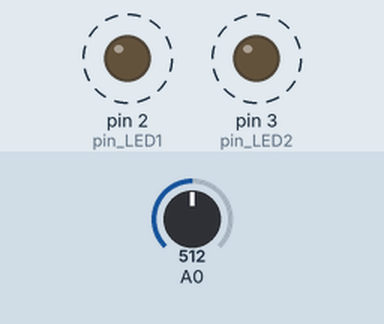
Bench run of a sketch on a simulated Arduino Uno, built with avr-gcc and run on an emulated ATmega328P. On the bench: output pins drawn as LEDs (lit = HIGH). Dashed ring = blinking. The test bench sets the inputs (shaded band); at power-on: A0 = 512.

Above: at 4.2 s.
4.3 s: A0 set to 306
At 7.0 s:
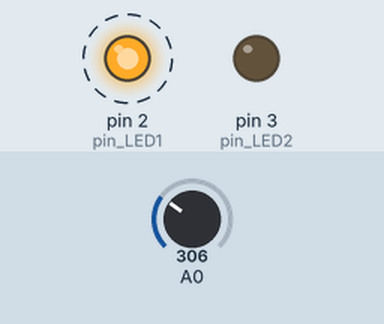
7.3 s: A0 set to 122
At 8.3 s:
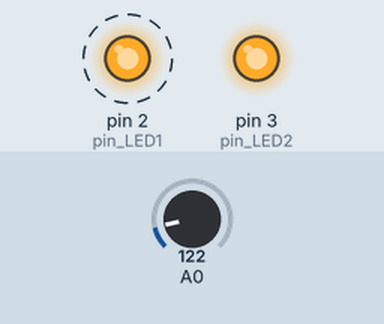
Timing chart, 0 to 16.3 s (numbered marks = the images above; inputs shaded):
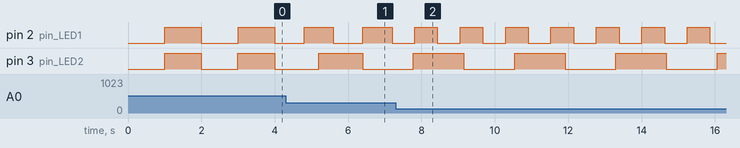

Measured:
- by itself, pin 2 (pin_LED1): alternates HIGH for 0.62 s and LOW for 0.62 s
- by itself, pin 3 (pin_LED2): alternates HIGH for 1.4 s and LOW for 1.4 s

The sketch:

HW6_201824604.ino
```cpp
int pin_LED1 = 2;
int pin_LED2 = 3;

unsigned long time_previous1, time_previous2, time_current;
unsigned long interval1 = 1000;
unsigned long interval2 = 1000;
boolean LED_state1 = false;
boolean LED_state2 = false;

void setup() {
  Serial.begin(9600);
  pinMode(pin_LED1, OUTPUT);
  pinMode(pin_LED2, OUTPUT);
  pinMode(A0, INPUT);
  time_previous1 = millis();
  time_previous2 = millis();
}

void loop() {
  time_current = millis();

  int adc = analogRead(A0);
  interval1 = map(adc, 0, 1023, 500, 1500);
  interval2 = map(1023 - adc, 0, 1023, 500, 1500);

  // LED1을 제어
  if (time_current - time_previous1 >= interval1) {
    time_previous1 = time_current;
    LED_state1 = !LED_state1;
    digitalWrite(pin_LED1, LED_state1);
  }

  // LED2를 제어
  if (time_current - time_previous2 >= interval2) {
    time_previous2 = time_current;
    LED_state2 = !LED_state2;
    digitalWrite(pin_LED2, LED_state2);
  }
}
```
